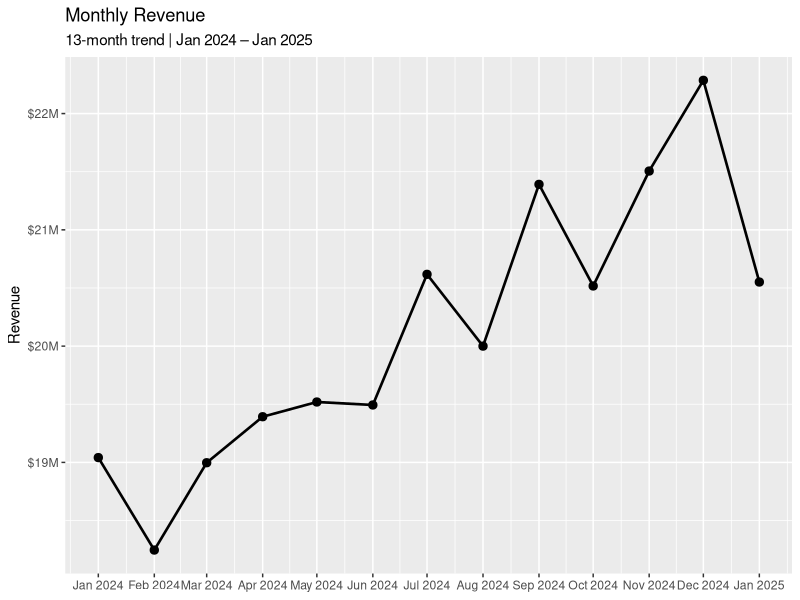
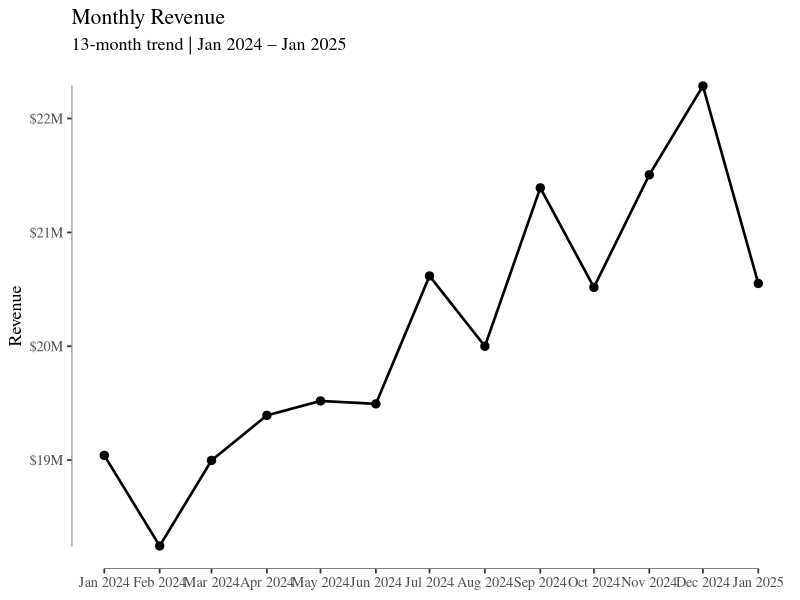
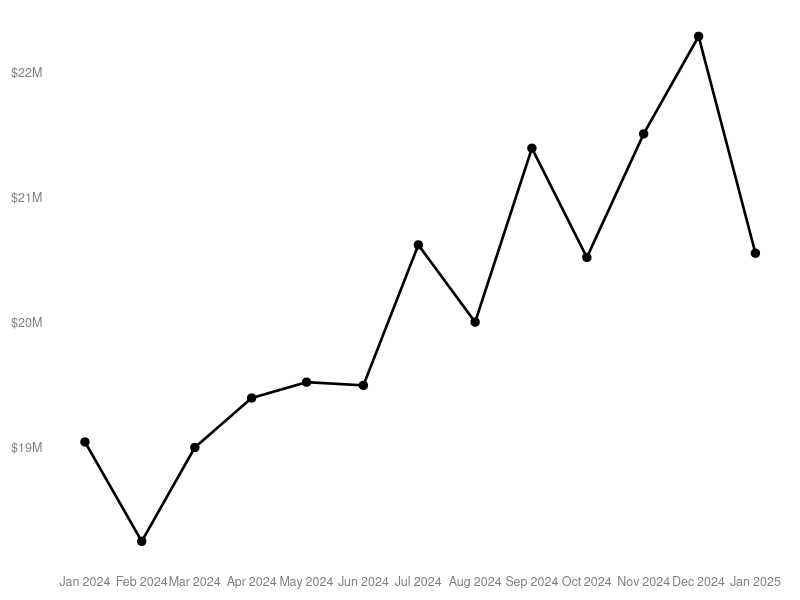

Here is the R script that generated these plots, in order:
## ---- chunk 1
library(tidyverse)
library(ggthemes)
library(scales)
## ---- chunk 2
set.seed(42)

# Build a trend + noise series, then rescale so the median lands at $20M
n <- 13
trend  <- seq(0, 1, length.out = n)          # gentle upward slope
noise  <- rnorm(n, mean = 0, sd = 0.18)      # realistic variation
raw    <- trend + noise

# Rescale: shift so median = 0, scale so spread feels natural, then add $20M
raw_centered <- raw - median(raw)
revenue_raw  <- raw_centered * 3e6 + 20e6    # ~$3M std dev around $20M

df <- tibble(
  month   = seq(as.Date("2024-01-01"), by = "month", length.out = n),
  revenue = revenue_raw
)

# Quick look
df |> mutate(revenue_M = scales::dollar(revenue / 1e6, suffix = "M"))
## ---- chunk 3
p_base <- ggplot(df, aes(x = month, y = revenue)) +
  geom_line(linewidth = 0.9) +
  geom_point(size = 2.5) +
  scale_x_date(date_labels = "%b %Y", date_breaks = "1 month") +
  scale_y_continuous(
    labels = label_dollar(scale = 1e-6, suffix = "M"),
    limits = c(NA, NA)
  ) +
  labs(
    title   = "Monthly Revenue",
    subtitle = "13-month trend | Jan 2024 – Jan 2025",
    x       = NULL,
    y       = "Revenue"
  )

p_base
## ---- chunk 4
p_base +
  theme_tufte(base_size = 13) +
  geom_rangeframe(color = "grey30")   # Tufte-style axis end-caps
## ---- chunk 5
p_base +
  labs(title = NULL, subtitle = NULL, x = NULL, y = NULL) +
  theme(
    # Remove all panel elements
    panel.background  = element_blank(),
    panel.grid.major  = element_blank(),
    panel.grid.minor  = element_blank(),
    panel.border      = element_blank(),

    # Remove axis infrastructure
    axis.ticks        = element_blank(),
    axis.line         = element_blank(),

    # Minimal axis text — just enough to orient the reader
    axis.text.x       = element_text(size = 9, color = "grey50", margin = margin(t = 4)),
    axis.text.y       = element_text(size = 9, color = "grey50", margin = margin(r = 4)),

    # Strip the plot frame entirely
    plot.background   = element_blank(),

    # Tight margins
    plot.margin       = margin(8, 8, 8, 8)
  )
